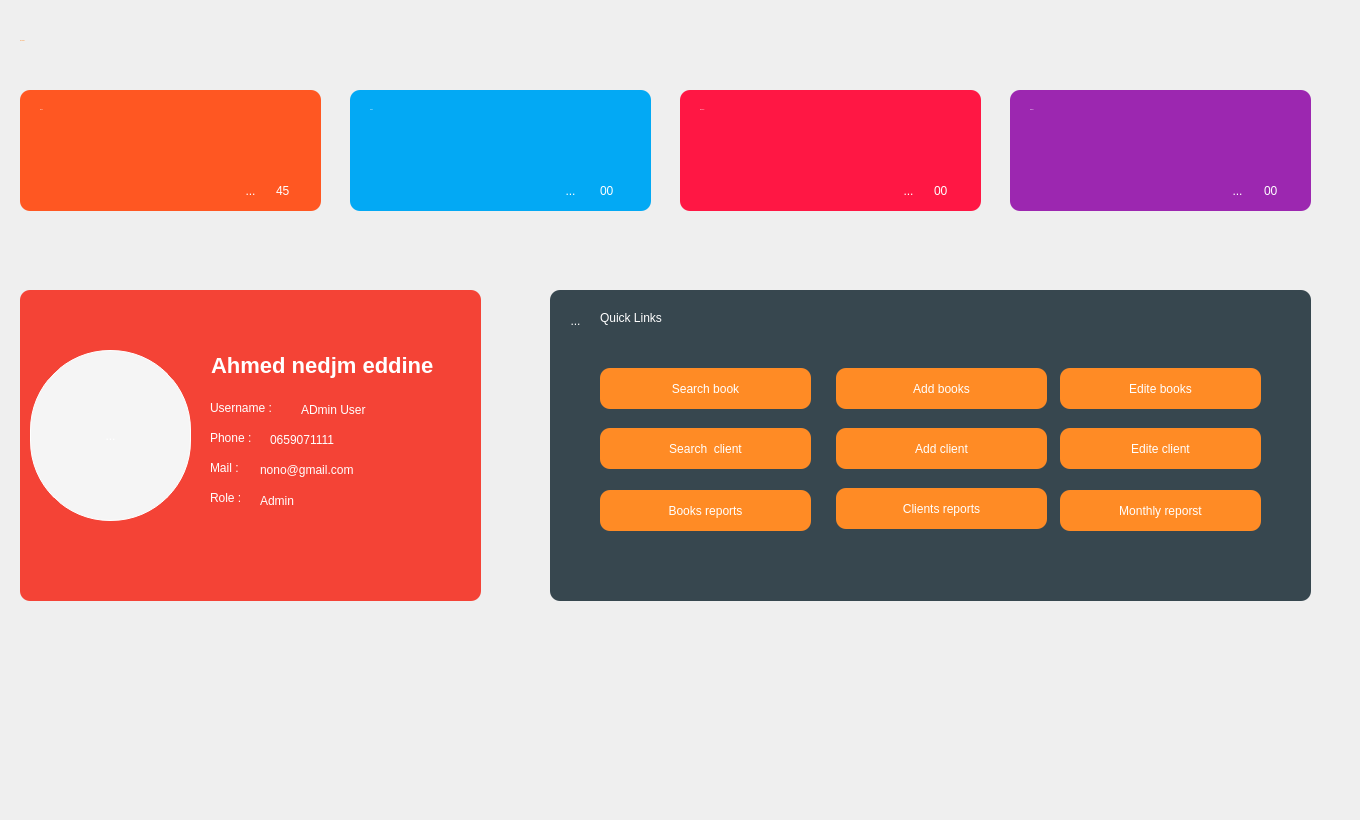
    <widget class="QWidget" name="dash_tab">
     <attribute name="title">
      <string>Page</string>
     </attribute>
     <widget class="QStackedWidget" name="dash_stacked">
      <property name="geometry">
       <rect>
        <x>20</x>
        <y>20</y>
        <width>1331</width>
        <height>791</height>
       </rect>
      </property>
      <property name="currentIndex">
       <number>0</number>
      </property>
      <widget class="QWidget" name="page_7">
       <widget class="QLabel" name="label_42">
        <property name="geometry">
         <rect>
          <x>0</x>
          <y>0</y>
          <width>161</width>
          <height>41</height>
         </rect>
        </property>
        <property name="font">
         <font>
          <pointsize>-1</pointsize>
         </font>
        </property>
        <property name="styleSheet">
         <string notr="true">color:rgb(255, 139, 37);</string>
        </property>
        <property name="text">
         <string>Dashboard</string>
        </property>
       </widget>
       <widget class="QFrame" name="frame">
        <property name="geometry">
         <rect>
          <x>0</x>
          <y>70</y>
          <width>301</width>
          <height>121</height>
         </rect>
        </property>
        <property name="styleSheet">
         <string notr="true">color:white;
background-color:#FF5722;
border-radius:10px;</string>
        </property>
        <property name="frameShape">
         <enum>QFrame::StyledPanel</enum>
        </property>
        <property name="frameShadow">
         <enum>QFrame::Raised</enum>
        </property>
        <widget class="QLabel" name="label_53">
         <property name="geometry">
          <rect>
           <x>20</x>
           <y>4</y>
           <width>101</width>
           <height>31</height>
          </rect>
         </property>
         <property name="font">
          <font>
           <pointsize>-1</pointsize>
          </font>
         </property>
         <property name="text">
          <string>Books</string>
         </property>
        </widget>
        <widget class="QToolButton" name="toolButton">
         <property name="geometry">
          <rect>
           <x>210</x>
           <y>80</y>
           <width>41</width>
           <height>41</height>
          </rect>
         </property>
         <property name="styleSheet">
          <string notr="true">border:none;
background-color:transparent;</string>
         </property>
         <property name="text">
          <string>...</string>
         </property>
         <property name="icon">
          <iconset resource="file.qrc">
           <normaloff>:/photos/book (2).png</normaloff>:/photos/book (2).png</iconset>
         </property>
         <property name="iconSize">
          <size>
           <width>25</width>
           <height>25</height>
          </size>
         </property>
        </widget>
        <widget class="QLabel" name="label_57">
         <property name="geometry">
          <rect>
           <x>256</x>
           <y>80</y>
           <width>41</width>
           <height>41</height>
          </rect>
         </property>
         <property name="text">
          <string>45</string>
         </property>
        </widget>
       </widget>
       <widget class="QFrame" name="frame_2">
        <property name="geometry">
         <rect>
          <x>330</x>
          <y>70</y>
          <width>301</width>
          <height>121</height>
         </rect>
        </property>
        <property name="styleSheet">
         <string notr="true">color:white;
background-color:#03A9F4;
border-radius:10px;</string>
        </property>
        <property name="frameShape">
         <enum>QFrame::StyledPanel</enum>
        </property>
        <property name="frameShadow">
         <enum>QFrame::Raised</enum>
        </property>
        <widget class="QLabel" name="label_54">
         <property name="geometry">
          <rect>
           <x>20</x>
           <y>4</y>
           <width>101</width>
           <height>31</height>
          </rect>
         </property>
         <property name="font">
          <font>
           <pointsize>-1</pointsize>
          </font>
         </property>
         <property name="text">
          <string>Clients</string>
         </property>
        </widget>
        <widget class="QToolButton" name="toolButton_2">
         <property name="geometry">
          <rect>
           <x>200</x>
           <y>80</y>
           <width>41</width>
           <height>41</height>
          </rect>
         </property>
         <property name="styleSheet">
          <string notr="true">border:none;
background-color:transparent;</string>
         </property>
         <property name="text">
          <string>...</string>
         </property>
         <property name="icon">
          <iconset resource="file.qrc">
           <normaloff>:/photos/study.png</normaloff>:/photos/study.png</iconset>
         </property>
         <property name="iconSize">
          <size>
           <width>25</width>
           <height>25</height>
          </size>
         </property>
        </widget>
        <widget class="QLabel" name="label_58">
         <property name="geometry">
          <rect>
           <x>250</x>
           <y>80</y>
           <width>47</width>
           <height>41</height>
          </rect>
         </property>
         <property name="text">
          <string>00</string>
         </property>
        </widget>
       </widget>
       <widget class="QFrame" name="frame_3">
        <property name="geometry">
         <rect>
          <x>660</x>
          <y>70</y>
          <width>301</width>
          <height>121</height>
         </rect>
        </property>
        <property name="styleSheet">
         <string notr="true">color:white;
background-color:#ff1744;
border-radius:10px;</string>
        </property>
        <property name="frameShape">
         <enum>QFrame::StyledPanel</enum>
        </property>
        <property name="frameShadow">
         <enum>QFrame::Raised</enum>
        </property>
        <widget class="QLabel" name="label_55">
         <property name="geometry">
          <rect>
           <x>20</x>
           <y>4</y>
           <width>111</width>
           <height>31</height>
          </rect>
         </property>
         <property name="font">
          <font>
           <pointsize>-1</pointsize>
          </font>
         </property>
         <property name="text">
          <string>Employes</string>
         </property>
        </widget>
        <widget class="QToolButton" name="toolButton_3">
         <property name="geometry">
          <rect>
           <x>208</x>
           <y>80</y>
           <width>41</width>
           <height>41</height>
          </rect>
         </property>
         <property name="styleSheet">
          <string notr="true">border:none;
background-color:transparent;</string>
         </property>
         <property name="text">
          <string>...</string>
         </property>
         <property name="icon">
          <iconset resource="file.qrc">
           <normaloff>:/photos/user (1).png</normaloff>:/photos/user (1).png</iconset>
         </property>
         <property name="iconSize">
          <size>
           <width>25</width>
           <height>25</height>
          </size>
         </property>
        </widget>
        <widget class="QLabel" name="label_59">
         <property name="geometry">
          <rect>
           <x>254</x>
           <y>80</y>
           <width>41</width>
           <height>41</height>
          </rect>
         </property>
         <property name="text">
          <string>00</string>
         </property>
        </widget>
       </widget>
       <widget class="QFrame" name="frame_4">
        <property name="geometry">
         <rect>
          <x>990</x>
          <y>70</y>
          <width>301</width>
          <height>121</height>
         </rect>
        </property>
        <property name="styleSheet">
         <string notr="true">color:white;
background-color:#9C27B0;
border-radius:10px;</string>
        </property>
        <property name="frameShape">
         <enum>QFrame::StyledPanel</enum>
        </property>
        <property name="frameShadow">
         <enum>QFrame::Raised</enum>
        </property>
        <widget class="QLabel" name="label_56">
         <property name="geometry">
          <rect>
           <x>20</x>
           <y>4</y>
           <width>91</width>
           <height>31</height>
          </rect>
         </property>
         <property name="font">
          <font>
           <pointsize>-1</pointsize>
          </font>
         </property>
         <property name="text">
          <string>Dialings</string>
         </property>
        </widget>
        <widget class="QToolButton" name="toolButton_4">
         <property name="geometry">
          <rect>
           <x>207</x>
           <y>80</y>
           <width>41</width>
           <height>41</height>
          </rect>
         </property>
         <property name="styleSheet">
          <string notr="true">border:none;
background-color:transparent;</string>
         </property>
         <property name="text">
          <string>...</string>
         </property>
         <property name="icon">
          <iconset resource="file.qrc">
           <normaloff>:/photos/calendar.png</normaloff>:/photos/calendar.png</iconset>
         </property>
         <property name="iconSize">
          <size>
           <width>25</width>
           <height>25</height>
          </size>
         </property>
        </widget>
        <widget class="QLabel" name="label_60">
         <property name="geometry">
          <rect>
           <x>254</x>
           <y>80</y>
           <width>41</width>
           <height>41</height>
          </rect>
         </property>
         <property name="text">
          <string>00</string>
         </property>
        </widget>
       </widget>
       <widget class="QFrame" name="frame_5">
        <property name="geometry">
         <rect>
          <x>530</x>
          <y>270</y>
          <width>761</width>
          <height>311</height>
         </rect>
        </property>
        <property name="styleSheet">
         <string notr="true">color:white;
background-color:#37474F;
border-radius:10px;</string>
        </property>
        <property name="frameShape">
         <enum>QFrame::StyledPanel</enum>
        </property>
        <property name="frameShadow">
         <enum>QFrame::Raised</enum>
        </property>
        <widget class="QLabel" name="label_61">
         <property name="geometry">
          <rect>
           <x>50</x>
           <y>20</y>
           <width>141</width>
           <height>16</height>
          </rect>
         </property>
         <property name="styleSheet">
          <string notr="true">color:white;</string>
         </property>
         <property name="text">
          <string>Quick Links</string>
         </property>
        </widget>
        <widget class="QToolButton" name="toolButton_5">
         <property name="geometry">
          <rect>
           <x>10</x>
           <y>15</y>
           <width>31</width>
           <height>31</height>
          </rect>
         </property>
         <property name="styleSheet">
          <string notr="true">background-color:transparent;</string>
         </property>
         <property name="text">
          <string>...</string>
         </property>
         <property name="icon">
          <iconset resource="file.qrc">
           <normaloff>:/photos/link-symbol (1).png</normaloff>:/photos/link-symbol (1).png</iconset>
         </property>
         <property name="iconSize">
          <size>
           <width>20</width>
           <height>20</height>
          </size>
         </property>
        </widget>
        <widget class="QPushButton" name="pushButton">
         <property name="geometry">
          <rect>
           <x>50</x>
           <y>78</y>
           <width>211</width>
           <height>41</height>
          </rect>
         </property>
         <property name="styleSheet">
          <string notr="true">background-color:rgb(255, 139, 37);</string>
         </property>
         <property name="text">
          <string>Search book</string>
         </property>
        </widget>
        <widget class="QPushButton" name="pushButton_2">
         <property name="geometry">
          <rect>
           <x>286</x>
           <y>78</y>
           <width>211</width>
           <height>41</height>
          </rect>
         </property>
         <property name="styleSheet">
          <string notr="true">background-color:rgb(255, 139, 37);</string>
         </property>
         <property name="text">
          <string>Add books</string>
         </property>
        </widget>
        <widget class="QPushButton" name="pushButton_3">
         <property name="geometry">
          <rect>
           <x>510</x>
           <y>78</y>
           <width>201</width>
           <height>41</height>
          </rect>
         </property>
         <property name="styleSheet">
          <string notr="true">background-color:rgb(255, 139, 37);</string>
         </property>
         <property name="text">
          <string>Edite books</string>
         </property>
        </widget>
        <widget class="QPushButton" name="pushButton_4">
         <property name="geometry">
          <rect>
           <x>50</x>
           <y>138</y>
           <width>211</width>
           <height>41</height>
          </rect>
         </property>
         <property name="styleSheet">
          <string notr="true">background-color:rgb(255, 139, 37);</string>
         </property>
         <property name="text">
          <string>Search  client</string>
         </property>
        </widget>
        <widget class="QPushButton" name="pushButton_5">
         <property name="geometry">
          <rect>
           <x>286</x>
           <y>138</y>
           <width>211</width>
           <height>41</height>
          </rect>
         </property>
         <property name="styleSheet">
          <string notr="true">background-color:rgb(255, 139, 37);</string>
         </property>
         <property name="text">
          <string>Add client</string>
         </property>
        </widget>
        <widget class="QPushButton" name="pushButton_6">
         <property name="geometry">
          <rect>
           <x>510</x>
           <y>138</y>
           <width>201</width>
           <height>41</height>
          </rect>
         </property>
         <property name="styleSheet">
          <string notr="true">background-color:rgb(255, 139, 37);</string>
         </property>
         <property name="text">
          <string>Edite client</string>
         </property>
        </widget>
        <widget class="QPushButton" name="pushButton_7">
         <property name="geometry">
          <rect>
           <x>50</x>
           <y>200</y>
           <width>211</width>
           <height>41</height>
          </rect>
         </property>
         <property name="styleSheet">
          <string notr="true">background-color:rgb(255, 139, 37);</string>
         </property>
         <property name="text">
          <string>Books reports</string>
         </property>
        </widget>
        <widget class="QPushButton" name="pushButton_8">
         <property name="geometry">
          <rect>
           <x>286</x>
           <y>198</y>
           <width>211</width>
           <height>41</height>
          </rect>
         </property>
         <property name="styleSheet">
          <string notr="true">background-color:rgb(255, 139, 37);</string>
         </property>
         <property name="text">
          <string>Clients reports</string>
         </property>
        </widget>
        <widget class="QPushButton" name="pushButton_9">
         <property name="geometry">
          <rect>
           <x>510</x>
           <y>200</y>
           <width>201</width>
           <height>41</height>
          </rect>
         </property>
         <property name="styleSheet">
          <string notr="true">background-color:rgb(255, 139, 37);</string>
         </property>
         <property name="text">
          <string>Monthly reporst</string>
         </property>
        </widget>
       </widget>
       <widget class="QFrame" name="frame_6">
        <property name="geometry">
         <rect>
          <x>0</x>
          <y>270</y>
          <width>461</width>
          <height>311</height>
         </rect>
        </property>
        <property name="styleSheet">
         <string notr="true">background-color:#f44336;
color:white;
border-radius:10px;
</string>
        </property>
        <property name="frameShape">
         <enum>QFrame::StyledPanel</enum>
        </property>
        <property name="frameShadow">
         <enum>QFrame::Raised</enum>
        </property>
        <widget class="QToolButton" name="toolButton_6">
         <property name="geometry">
          <rect>
           <x>10</x>
           <y>60</y>
           <width>161</width>
           <height>171</height>
          </rect>
         </property>
         <property name="styleSheet">
          <string notr="true">border:1px solid white;
border-radius:80px;
background-color:#F5F5F5;</string>
         </property>
         <property name="text">
          <string>...</string>
         </property>
         <property name="icon">
          <iconset resource="file.qrc">
           <normaloff>:/photos/employee (1).png</normaloff>:/photos/employee (1).png</iconset>
         </property>
         <property name="iconSize">
          <size>
           <width>130</width>
           <height>130</height>
          </size>
         </property>
        </widget>
        <widget class="QLabel" name="label_62">
         <property name="geometry">
          <rect>
           <x>191</x>
           <y>60</y>
           <width>241</width>
           <height>31</height>
          </rect>
         </property>
         <property name="font">
          <font>
           <pointsize>-1</pointsize>
           <weight>75</weight>
           <bold>true</bold>
          </font>
         </property>
         <property name="styleSheet">
          <string notr="true">font-weight:bold;
font-size:22px;</string>
         </property>
         <property name="text">
          <string>Ahmed nedjm eddine</string>
         </property>
         <property name="alignment">
          <set>Qt::AlignJustify|Qt::AlignVCenter</set>
         </property>
        </widget>
        <widget class="QLabel" name="label_63">
         <property name="geometry">
          <rect>
           <x>190</x>
           <y>110</y>
           <width>91</width>
           <height>16</height>
          </rect>
         </property>
         <property name="text">
          <string>Username :</string>
         </property>
        </widget>
        <widget class="QLabel" name="label_64">
         <property name="geometry">
          <rect>
           <x>190</x>
           <y>170</y>
           <width>41</width>
           <height>16</height>
          </rect>
         </property>
         <property name="text">
          <string>Mail :</string>
         </property>
        </widget>
        <widget class="QLabel" name="label_65">
         <property name="geometry">
          <rect>
           <x>190</x>
           <y>140</y>
           <width>61</width>
           <height>16</height>
          </rect>
         </property>
         <property name="text">
          <string>Phone :</string>
         </property>
        </widget>
        <widget class="QLabel" name="label_66">
         <property name="geometry">
          <rect>
           <x>281</x>
           <y>110</y>
           <width>161</width>
           <height>20</height>
          </rect>
         </property>
         <property name="text">
          <string>ADmin User</string>
         </property>
        </widget>
        <widget class="QLabel" name="label_67">
         <property name="geometry">
          <rect>
           <x>240</x>
           <y>170</y>
           <width>221</width>
           <height>20</height>
          </rect>
         </property>
         <property name="text">
          <string>nono@gmail.com</string>
         </property>
        </widget>
        <widget class="QLabel" name="label_68">
         <property name="geometry">
          <rect>
           <x>250</x>
           <y>140</y>
           <width>191</width>
           <height>20</height>
          </rect>
         </property>
         <property name="text">
          <string>0659071111</string>
         </property>
        </widget>
        <widget class="QLabel" name="label_69">
         <property name="geometry">
          <rect>
           <x>190</x>
           <y>200</y>
           <width>51</width>
           <height>16</height>
          </rect>
         </property>
         <property name="text">
          <string>Role :</string>
         </property>
        </widget>
        <widget class="QLabel" name="label_70">
         <property name="geometry">
          <rect>
           <x>240</x>
           <y>200</y>
           <width>201</width>
           <height>21</height>
          </rect>
         </property>
         <property name="text">
          <string>Admin</string>
         </property>
        </widget>
       </widget>
      </widget>
      <widget class="QWidget" name="page_8"/>
     </widget>
    </widget>
